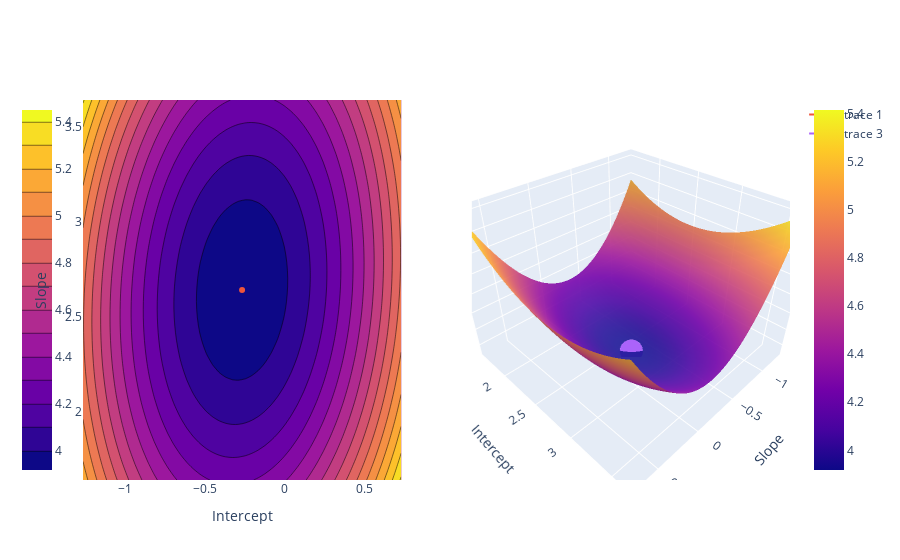

Source (notebook cell):
### Markdown cell above
Make a really cool looking visualization of the loss surface.

### Code cell
fig = make_subplots(rows=1, cols=2,
                    specs=[[{'type': 'contour'}, {'type': 'surface'}]])
# Make Contour Plot and Point
fig.add_trace(go.Contour(x=w0values, y=w1values, z=mse_loss_values , colorbar=dict(x=-.1)), row=1, col=1)
fig.add_trace(go.Scatter(x=[w_mse[0]], y=[w_mse[1]]), row=1, col=1)
# Make Surface Plot and Point
fig.add_trace(go.Surface(x=w0values, y=w1values, z=mse_loss_values, opacity=0.9), row=1, col=2)
fig.add_trace(go.Scatter3d(x=[w_mse[0]], y=[w_mse[1]], z=[mse_loss(y, model(w_mse,x))]), row=1, col=2)
# Cleanup Legend
fig.update_layout(scene=dict(xaxis=dict(title='Slope'), yaxis=dict(title='Intercept'), zaxis=dict(title="MSE Loss")))
fig.update_xaxes(title_text="Intercept", row=1, col=1)
fig.update_yaxes(title_text="Slope", row=1, col=1)
fig.update_layout(height=700)

### Figure 1 — Plotly figure (JSON) as saved in the notebook; plotly's stock layout.template omitted (floating-point values rounded to 4 significant figures; data arrays with more than 128 entries replaced by an {"elided": "..."} marker saying what was removed)
{"data": [{"autocontour": true, "colorbar": {"x": -0.1, "y": 0.5}, "contours": {"end": 5.4, "size": 0.1, "start": 4}, "type": "contour", "x": [-1.266, -1.226, -1.185, -1.144, -1.103, -1.062, -1.022, -0.9808, -0.94, -0.8992, -0.8583, -0.8175, -0.7767, -0.7359, -0.6951, -0.6543, -0.6134, -0.5726, -0.5318, -0.491, -0.4502, -0.4094, -0.3685, -0.3277, -0.2869, -0.2461, -0.2053, -0.1645, -0.1236, -0.08283, -0.04201, -0.001193, 0.03962, 0.08044, 0.1213, 0.1621, 0.2029, 0.2437, 0.2845, 0.3253, 0.3662, 0.407, 0.4478, 0.4886, 0.5294, 0.5702, 0.6111, 0.6519, 0.6927, 0.7335], "xaxis": "x", "y": [1.642, 1.683, 1.724, 1.764, 1.805, 1.846, 1.887, 1.928, 1.968, 2.009, 2.05, 2.091, 2.132, 2.172, 2.213, 2.254, 2.295, 2.336, 2.377, 2.417, 2.458, 2.499, 2.54, 2.581, 2.621, 2.662, 2.703, 2.744, 2.785, 2.826, 2.866, 2.907, 2.948, 2.989, 3.03, 3.07, 3.111, 3.152, 3.193, 3.234, 3.275, 3.315, 3.356, 3.397, 3.438, 3.479, 3.519, 3.56, 3.601, 3.642], "yaxis": "y", "z": {"elided": "50x50 float values"}}, {"type": "scatter", "x": [-0.2665], "xaxis": "x", "y": [2.642], "yaxis": "y"}, {"opacity": 0.9, "scene": "scene", "type": "surface", "x": [-1.266, -1.226, -1.185, -1.144, -1.103, -1.062, -1.022, -0.9808, -0.94, -0.8992, -0.8583, -0.8175, -0.7767, -0.7359, -0.6951, -0.6543, -0.6134, -0.5726, -0.5318, -0.491, -0.4502, -0.4094, -0.3685, -0.3277, -0.2869, -0.2461, -0.2053, -0.1645, -0.1236, -0.08283, -0.04201, -0.001193, 0.03962, 0.08044, 0.1213, 0.1621, 0.2029, 0.2437, 0.2845, 0.3253, 0.3662, 0.407, 0.4478, 0.4886, 0.5294, 0.5702, 0.6111, 0.6519, 0.6927, 0.7335], "y": [1.642, 1.683, 1.724, 1.764, 1.805, 1.846, 1.887, 1.928, 1.968, 2.009, 2.05, 2.091, 2.132, 2.172, 2.213, 2.254, 2.295, 2.336, 2.377, 2.417, 2.458, 2.499, 2.54, 2.581, 2.621, 2.662, 2.703, 2.744, 2.785, 2.826, 2.866, 2.907, 2.948, 2.989, 3.03, 3.07, 3.111, 3.152, 3.193, 3.234, 3.275, 3.315, 3.356, 3.397, 3.438, 3.479, 3.519, 3.56, 3.601, 3.642], "z": {"elided": "50x50 float values"}}, {"scene": "scene", "type": "scatter3d", "x": [-0.2665], "y": [2.642], "z": [3.918]}], "layout": {"autosize": true, "scene": {"aspectmode": "auto", "aspectratio": {"x": 1.102, "y": 1.102, "z": 0.8241}, "domain": {"x": [0.55, 1], "y": [0, 1]}, "xaxis": {"title": {"text": "Slope"}, "type": "linear"}, "yaxis": {"title": {"text": "Intercept"}, "type": "linear"}, "zaxis": {"title": {"text": "MSE Loss"}}}, "xaxis": {"anchor": "y", "autorange": true, "domain": [0, 0.45], "range": [-1.266, 0.7335], "title": {"text": "Intercept"}, "type": "linear"}, "yaxis": {"anchor": "x", "autorange": true, "domain": [0, 1], "range": [1.642, 3.642], "title": {"text": "Slope"}, "type": "linear"}}}
